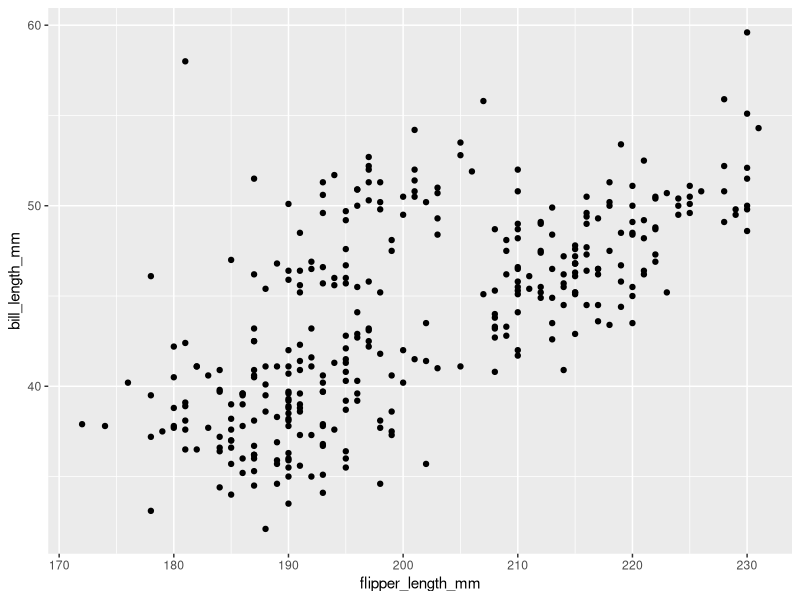
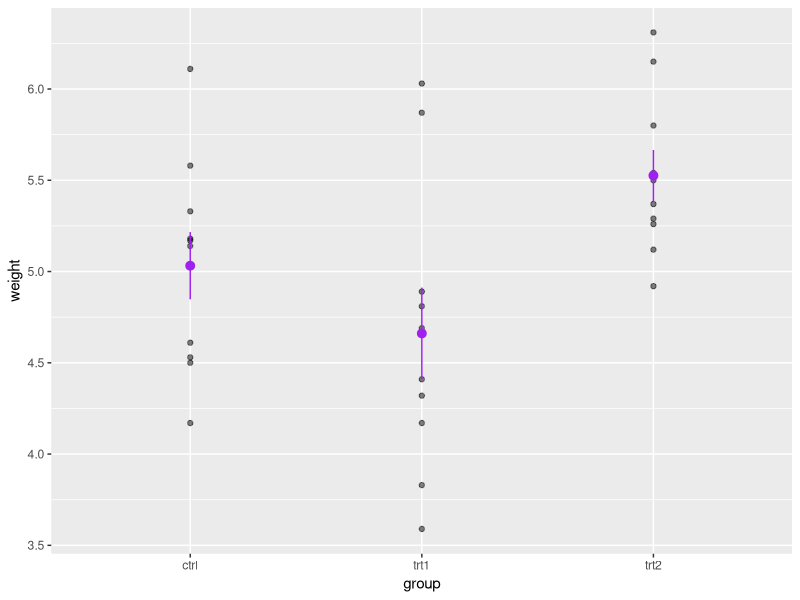
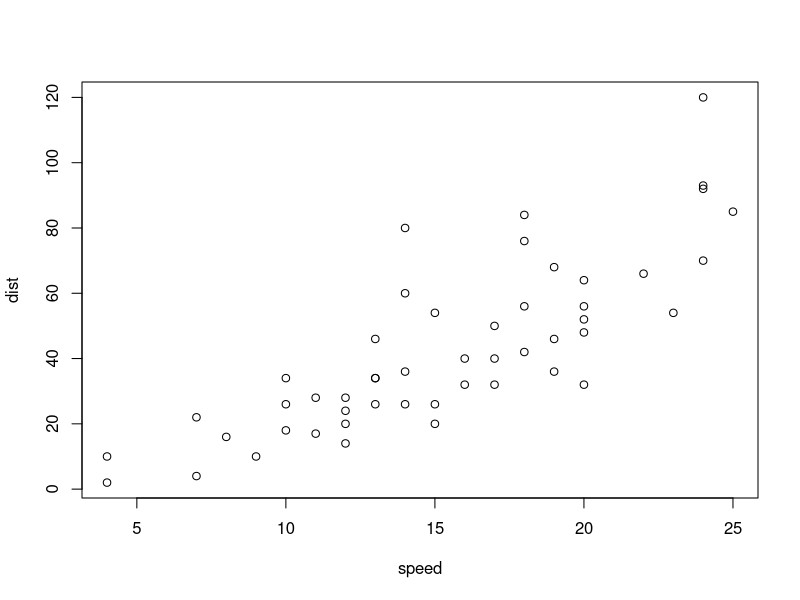

Source code (R) for these figures, in order:
## ---- chunk 1
#| label: setup
#| include: false

library("tidyverse")
library("palmerpenguins")
## ---- chunk 2
ggplot(data=penguins, mapping = aes(x=flipper_length_mm,
                                    y= bill_length_mm)) + 
  geom_point()
## ---- chunk 3
PlantGrowth
ggplot(data=PlantGrowth,
       mapping=aes(y=weight,x=group)) + 
  geom_point(alpha=0.5) +
  stat_summary(geom="pointrange",
               fun.dat="mean_se",
               color="purple")
## ---- chunk 4
plot(cars)
